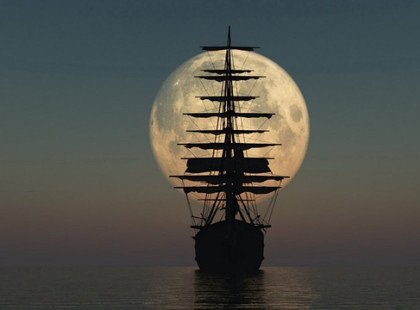
#> input picture _L/2015_01054.jpg, 420 x 310 px
$ python canny.py
#> lines starting #> are read from the running program, lines starting #| are printed output that depends on the picture; after the words box and inside, x2 and y2 are one past the last pixel; in counts of white or black regions, pixels touching at a corner belong together
### getting.py
import copy
from random import randint

import cv2
import numpy as np
from PIL import Image
from PIL.ImageDraw import ImageDraw
from matplotlib import pyplot as plt
from numba import njit, prange
from scipy.ndimage import gaussian_filter

from scipy.signal import find_peaks


def getting_image_from_pixels(pixels: np.ndarray) -> Image:
    image = Image.new(size=(pixels.shape[0],pixels.shape[1]),mode="L")
    draw = ImageDraw(image)
    for i in range(pixels.shape[0]):
        for j in range(pixels.shape[1]):
            draw.point((i, j), round(pixels[i][j]))
    return image


def getting_image_from_path(path: str) -> Image:
#> called with path = '2015_01054.jpg'
    image = Image.open(path)
#> image is the input picture: PIL image 420x310 RGB; mean R, G, B 78.2, 79.3, 73.6
    image = image.convert("L")
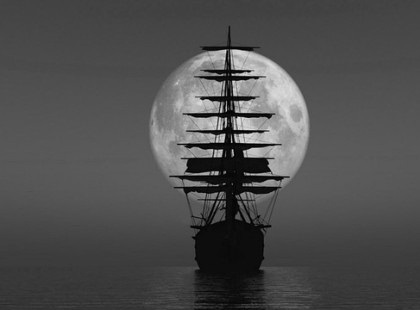
#> image: PIL image 420x310 L; min 0, max 227, mean 78.4
    return image


def getting_array_for_image(image: Image) -> np.ndarray:
    height = image.size[0]
#> height = 420
    width = image.size[1]
#> width = 310
    pix = image.load()
    pixels = np.ndarray(image.size)
    for i in range(height):
        for j in range(width):
            pixels[i][j] = pix[i, j]
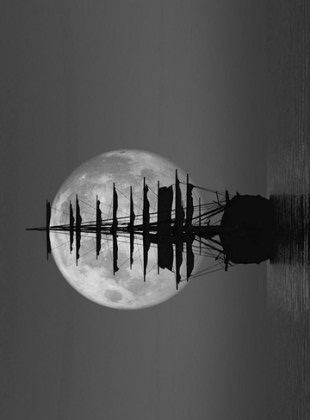
#> pixels: shape (420, 310) float64; min 0, max 227, mean 78.4
    return pixels


# [72 lines left out: functions getting_diagram, convert_array3_to_array1, sequential_approximation, P_tile, not called in this run]

def get_image_from_path(path):
  image = getting_image_from_path(path)
  image = getting_array_for_image(image)
  return image
def get_image_from_pixels(pixels):
  return getting_image_from_pixels(pixels)

def average(mass):
    return sum(mass) / len(mass)

def median(mass):
    mass = sorted(mass)
    return mass[round(len(mass) / 2)]

def min_max(mass):
    return (min(mass) + max(mass)) / 2
# [124 lines left out: functions adaptive_threshold_average, adaptive_threshold_median, adaptive_threshold_min_max, data_distribution, cluster_update, clusterization and 1 more, not called in this run]


def canny_1(pixels):
  gray = pixels
  _, thresh = cv2.threshold(gray, np.mean(gray), 255, cv2.THRESH_BINARY_INV)
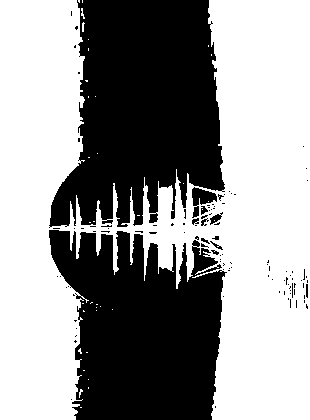
#> thresh: shape (420, 310); 57.9% white; 107 black regions (96 under 20 px), largest, box (x1, y1, x2, y2) and area: (49, 0, 225, 228) 28852, (49, 230, 227, 420) 24866, (192, 187, 217, 218) 371
  edges = cv2.dilate(cv2.Canny(thresh, 0, 255), None)
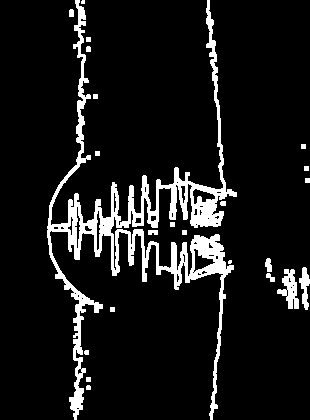
#> edges: shape (420, 310); 9.3% white; 23 white regions (2 under 20 px)

  contours = cv2.findContours(edges, cv2.RETR_EXTERNAL, cv2.CHAIN_APPROX_SIMPLE)
#> contours = 23 contours, 16 with area under 20; largest, box (x1, y1, x2, y2) and area: (47, 0, 237, 420) 9702, (277, 269, 299, 309) 398, (299, 267, 310, 310) 206, (265, 258, 272, 272) 56, (266, 273, 275, 282) 32, (148, 230, 158, 235) 31, (69, 9, 74, 17) 27
  contours = contours[0] if len(contours) == 2 else contours[1]
  result = np.zeros_like(pixels)
  for x in contours:
    cv2.drawContours(result, [x], 0, (255,255,255), cv2.FILLED)
#> this loop made 23 passes
#> x on passes 2, 4, 10, 12, 14, 15, 16, 17, 18, 20: [[86, 377], [86, 381], [90, 381], [90, 377]], [[110, 307], [110, 311], [114, 311], [114, 307]], [[182, 230], [182, 234], [186, 234], [186, 230]], [[170, 222], [170, 226], [174, 226], [174, 222]], [[305, 178], [305, 182], [309, 182], [309, 178]], [[304, 166], [304, 170], [308, 170], [308, 166]], [[95, 151], [95, 155], [99, 155], [99, 151]], [[301, 144], [301, 148], [305, 148], [305, 144]], [[93, 94], [93, 98], [97, 98], [97, 94]], [[86, 37], [86, 41], [90, 41], [90, 37]]
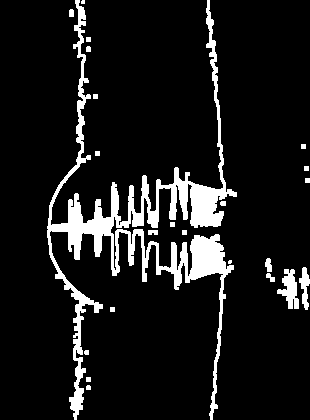
#> result: shape (420, 310); 10% white; 23 white regions (2 under 20 px), largest, box (x1, y1, x2, y2) and area: (47, 0, 237, 420) 11691, (277, 269, 299, 309) 475, (299, 267, 310, 310) 255

  return result


# [59 lines left out: functions kmean, histogram_parallel, histogram_parallel_l, secondPeaks, secondPeaks_l, not called in this run]

### _L/canny.py
import copy

from matplotlib import pyplot as plt
import numpy as np
from getting import get_image_from_path, get_image_from_pixels, P_tile, sequential_approximation, canny_1

path = "2015_01054.jpg"
image = get_image_from_path(path)
im1 = copy.deepcopy(image)
im2 = copy.deepcopy(image)
pic_box = plt.figure(figsize=(10,4))
pic_box.add_subplot(1,1,1)
c = canny_1(im1.astype(np.uint8))
r = get_image_from_pixels(c)
#> in getting_image_from_pixels, `image = Image.new(size=(pixels.shape[0],pixels.shape[1]),mode="L")`: image: PIL image 420x310 L; every value is 0
#> in get_image_from_pixels, `return getting_image_from_pixels(pixels)`:
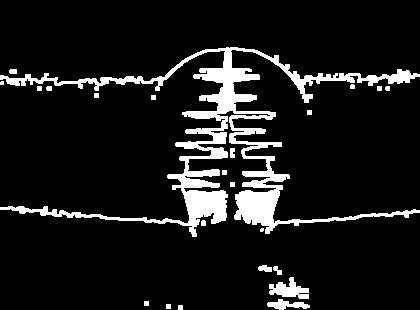
#> returned value: PIL image 420x310 L; 10% white; 23 white regions (2 under 20 px), largest, box (x1, y1, x2, y2) and area: (0, 47, 420, 237) 11691, (269, 277, 309, 299) 475, (267, 299, 310, 310) 255
plt.imshow(r,cmap='gray')
plt.title(f"Поиск неоднородностей ")
plt.axis('off')
plt.show()
